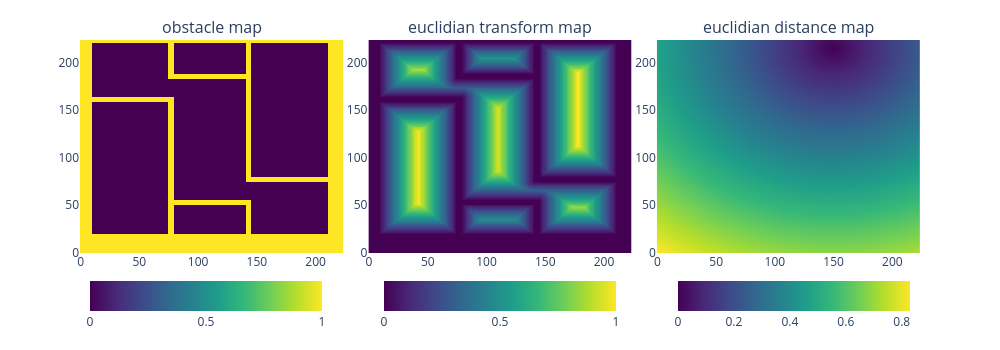

Notebook code cell kept with this figure:
### Code cell
X, y = next(iter(dl_train))
# show_image(X[0])
# show_image(y[0])

# px.imshow(X[0][:,:,0])

fig = make_subplots(rows=1, cols=3, subplot_titles=('obstacle map', 'euclidian transform map', 'euclidian distance map'), horizontal_spacing=0.03)

fig.add_trace(
    go.Heatmap(z=X[0][...,0], colorscale='Viridis',
               colorbar=dict(orientation='h',y=-0.4, x=0.15, len=0.3, lenmode='fraction')),
    row=1, col=1
)
fig.add_trace(
    go.Heatmap(z=X[0][...,1], colorscale='Viridis',
               colorbar=dict(orientation='h', y=-0.4, x=0.5,  len=0.3, lenmode='fraction')),
    row=1, col=2
)
fig.add_trace(
    go.Heatmap(z=X[0][...,2], colorscale='Viridis',
               colorbar=dict(orientation='h', y=-0.4, x=0.85, len=0.3, lenmode='fraction')),
    row=1, col=3
)

fig.update_layout(width=1000, height=350, margin=dict(t=40))
fig.show()


# y_pred = model(X)

# show_image(y_pred[0])

### Figure 1 — Plotly figure (JSON) as saved in the notebook; plotly's stock layout.template omitted (floating-point values rounded to 4 significant figures; data arrays with more than 128 entries replaced by an {"elided": "..."} marker saying what was removed)
{"data": [{"colorbar": {"len": 0.3, "lenmode": "fraction", "orientation": "h", "x": 0.15, "y": -0.4}, "colorscale": [[0, "#440154"], [0.1111, "#482878"], [0.2222, "#3e4989"], [0.3333, "#31688e"], [0.4444, "#26828e"], [0.5556, "#1f9e89"], [0.6667, "#35b779"], [0.7778, "#6ece58"], [0.8889, "#b5de2b"], [1, "#fde725"]], "type": "heatmap", "xaxis": "x", "yaxis": "y", "z": {"elided": "224x224 float values"}}, {"colorbar": {"len": 0.3, "lenmode": "fraction", "orientation": "h", "x": 0.5, "y": -0.4}, "colorscale": [[0, "#440154"], [0.1111, "#482878"], [0.2222, "#3e4989"], [0.3333, "#31688e"], [0.4444, "#26828e"], [0.5556, "#1f9e89"], [0.6667, "#35b779"], [0.7778, "#6ece58"], [0.8889, "#b5de2b"], [1, "#fde725"]], "type": "heatmap", "xaxis": "x2", "yaxis": "y2", "z": {"elided": "224x224 float values"}}, {"colorbar": {"len": 0.3, "lenmode": "fraction", "orientation": "h", "x": 0.85, "y": -0.4}, "colorscale": [[0, "#440154"], [0.1111, "#482878"], [0.2222, "#3e4989"], [0.3333, "#31688e"], [0.4444, "#26828e"], [0.5556, "#1f9e89"], [0.6667, "#35b779"], [0.7778, "#6ece58"], [0.8889, "#b5de2b"], [1, "#fde725"]], "type": "heatmap", "xaxis": "x3", "yaxis": "y3", "z": {"elided": "224x224 float values"}}], "layout": {"annotations": [{"font": {"size": 16}, "showarrow": false, "text": "obstacle map", "x": 0.1567, "xanchor": "center", "xref": "paper", "y": 1, "yanchor": "bottom", "yref": "paper"}, {"font": {"size": 16}, "showarrow": false, "text": "euclidian transform map", "x": 0.5, "xanchor": "center", "xref": "paper", "y": 1, "yanchor": "bottom", "yref": "paper"}, {"font": {"size": 16}, "showarrow": false, "text": "euclidian distance map", "x": 0.8433, "xanchor": "center", "xref": "paper", "y": 1, "yanchor": "bottom", "yref": "paper"}], "height": 350, "margin": {"t": 40}, "width": 1000, "xaxis": {"anchor": "y", "domain": [0, 0.3133]}, "xaxis2": {"anchor": "y2", "domain": [0.3433, 0.6567]}, "xaxis3": {"anchor": "y3", "domain": [0.6867, 1.0]}, "yaxis": {"anchor": "x", "domain": [0, 1]}, "yaxis2": {"anchor": "x2", "domain": [0, 1]}, "yaxis3": {"anchor": "x3", "domain": [0, 1]}}}
